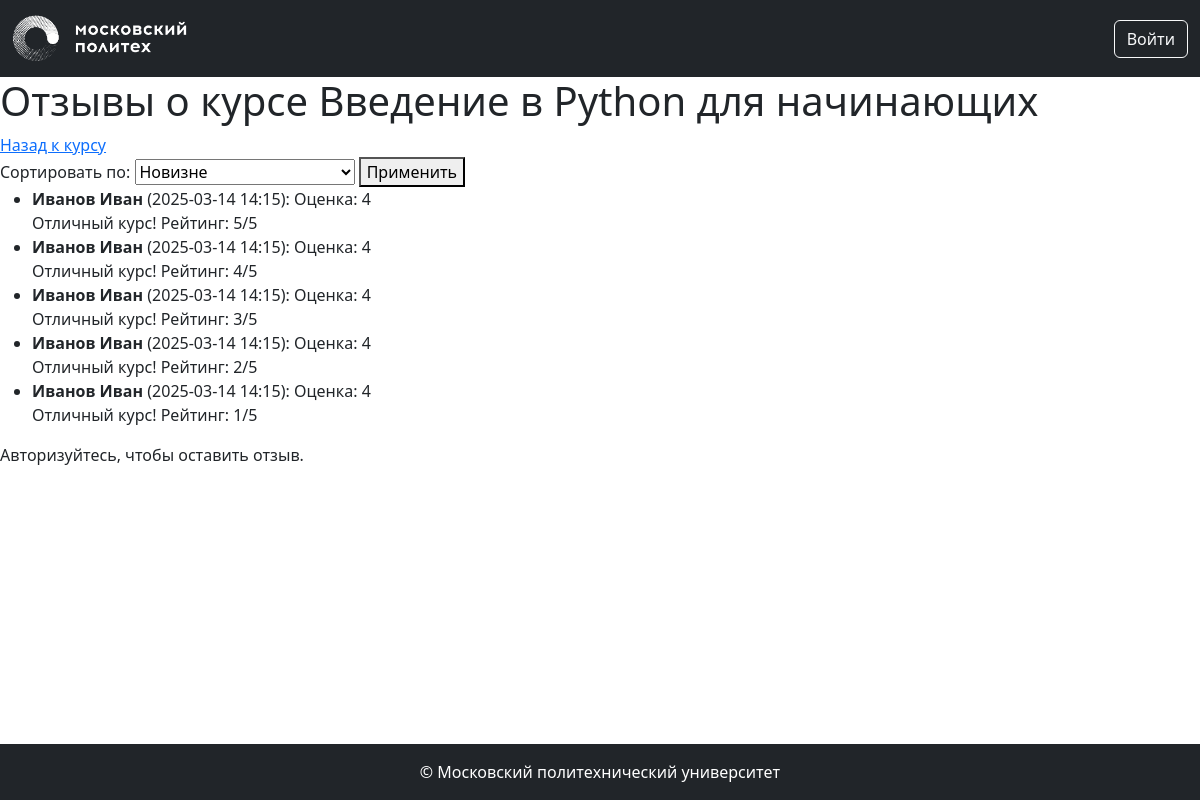
Page /courses/1/reviews on the committed database.
### models.py (models this page shows, shortened)
class Base(DeclarativeBase):
  metadata = MetaData(naming_convention={
        "ix": 'ix_%(column_0_label)s',
        "uq": "uq_%(table_name)s_%(column_0_name)s",
        "ck": "ck_%(table_name)s_%(constraint_name)s",
        "fk": "fk_%(table_name)s_%(column_0_name)s_%(referred_table_name)s",
        "pk": "pk_%(table_name)s"
    })

class Course(Base):
    __tablename__ = 'courses'
    id: Mapped[int] = mapped_column(primary_key=True)
    name: Mapped[str] = mapped_column(String(100))
    short_desc: Mapped[str] = mapped_column(Text)
    full_desc: Mapped[str] = mapped_column(Text)
    rating_sum: Mapped[int] = mapped_column(default=0)
    rating_num: Mapped[int] = mapped_column(default=0)
    category_id: Mapped[int] = mapped_column(ForeignKey("categories.id"))
    author_id: Mapped[int] = mapped_column(ForeignKey("users.id"))
    background_image_id: Mapped[str] = mapped_column(ForeignKey("images.id"))
    created_at: Mapped[datetime] = mapped_column(default=datetime.now)
    author: Mapped["User"] = relationship()
    category: Mapped["Category"] = relationship(lazy=False)
    bg_image: Mapped["Image"] = relationship()
    reviews: Mapped[List["Review"]] = relationship(back_populates="course")

class Review(Base):
    __tablename__ = 'reviews'
    id: Mapped[int] = mapped_column(primary_key=True)
    rating: Mapped[int] = mapped_column(Integer)
    text: Mapped[str] = mapped_column(Text)
    created_at: Mapped[datetime] = mapped_column(default=datetime.now)
    course_id: Mapped[int] = mapped_column(ForeignKey("courses.id"))
    user_id: Mapped[int] = mapped_column(ForeignKey("users.id"))
    course: Mapped["Course"] = relationship(back_populates="reviews")
    user: Mapped["User"] = relationship()

class User(Base, UserMixin):
    __tablename__ = 'users'
    id: Mapped[int] = mapped_column(primary_key=True)
    first_name: Mapped[str] = mapped_column(String(100))
    last_name: Mapped[str] = mapped_column(String(100))
    middle_name: Mapped[Optional[str]] = mapped_column(String(100))
    login: Mapped[str] = mapped_column(String(100), unique=True)
    password_hash: Mapped[str] = mapped_column(String(200))
    created_at: Mapped[datetime] = mapped_column(default=datetime.now)
    @property
    def full_name(self):
        return ' '.join([self.last_name, self.first_name, self.middle_name or ''])

### courses.py (the view, shortened to what this page needs)
@bp.route('/<int:course_id>/reviews', methods=['GET', 'POST'])
def reviews(course_id):
    course = db.get_or_404(Course, course_id)
    sort_by = request.args.get('sort_by', 'newest')
    query = db.select(Review).filter_by(course_id=course_id)
    if sort_by == 'positive':
        query = query.order_by(Review.rating.desc(), Review.created_at.desc())
    elif sort_by == 'negative':
        query = query.order_by(Review.rating.asc(), Review.created_at.desc())
    else: # newest
        query = query.order_by(Review.created_at.desc())
    pagination = db.paginate(query, per_page=5)
    reviews = pagination.items
    user_review = None
    if current_user.is_authenticated:
        user_review = db.session.execute(db.select(Review).filter_by(course_id=course_id, user_id=current_user.id)).scalar()
    return render_template('courses/reviews.html', course=course, reviews=reviews, pagination=pagination, sort_by=sort_by, user_review=user_review)

### templates/courses/reviews.html (shortened to what this page needs)
{% extends 'base.html' %}
{% block content %}
    <h1>Отзывы о курсе {{ course.name }}</h1>
    <a href="{{ url_for('courses.show', course_id=course.id) }}">Назад к курсу</a>
    <form action="{{ url_for('courses.reviews', course_id=course.id) }}" method="get">
        <label for="sort_by">Сортировать по:</label>
        <select name="sort_by" id="sort_by">
            <option value="newest" {% if sort_by == 'newest' %}selected{% endif %}>Новизне</option>
        </select>
        <button type="submit">Применить</button>
    </form>
    {% if reviews %}
        <ul>
            {% for review in reviews %}
                <li>
                    <strong>{{ review.user.full_name }}</strong> ({{ review.created_at.strftime('%Y-%m-%d %H:%M') }}):
                    Оценка: {{ review.rating }} <br>
                    {{ review.text }}
                </li>
            {% endfor %}
        </ul>
    {% else %}
        <p>Пока нет ни одного отзыва.</p>
    {% endif %}
    {% if current_user.is_authenticated %}
        {% if user_review %}
            <h2>Ваш отзыв:</h2>
            <p>Оценка: {{ user_review.rating }}</p>
            <p>{{ user_review.text }}</p>
        {% else %}
            <h2>Оставить отзыв</h2>
            <form action="{{ url_for('courses.reviews', course_id=course.id, sort_by=sort_by) }}" method="post">
                <label for="rating">Оценка:</label>
                <select name="rating" id="rating">
                    <option value="5">5 - Отлично</option>
                    <option value="4">4 - Хорошо</option>
                    <option value="3">3 - Удовлетворительно</option>
                    <option value="2">2 - Неудовлетворительно</option>
                    <option value="1">1 - Плохо</option>
                    <option value="0">0 - Ужасно</option>
                </select><br><br>
                <label for="text">Текст отзыва:</label><br>
                <textarea name="text" id="text" rows="4" cols="50"></textarea><br><br>
                <button type="submit">Отправить</button>
            </form>
        {% endif %}
    {% else %}
        <p>Авторизуйтесь, чтобы оставить отзыв.</p>
    {% endif %}
{% endblock %}

### rows in the picture
Course: name "Введение в Python для начинающих"
Review: user.full_name "Иванов Иван", created_at "2025-03-14 14:15", rating "4", text "Отличный курс! Рейтинг: 5/5"
Review: user.full_name "Иванов Иван", created_at "2025-03-14 14:15", rating "4", text "Отличный курс! Рейтинг: 4/5"
Review: user.full_name "Иванов Иван", created_at "2025-03-14 14:15", rating "4", text "Отличный курс! Рейтинг: 3/5"
Review: user.full_name "Иванов Иван", created_at "2025-03-14 14:15", rating "4", text "Отличный курс! Рейтинг: 2/5"
Review: user.full_name "Иванов Иван", created_at "2025-03-14 14:15", rating "4", text "Отличный курс! Рейтинг: 1/5"
